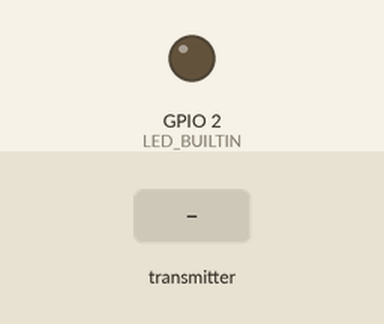
This program was run on a simulated ESP32. Shown: output pins drawn as LEDs (lit = HIGH). The inputs (shaded band) are chosen by the test bench. Random numbers use the default seed unless the program sets one; what the program prints to the serial monitor is not drawn.

Above: at 1.2 s.
1.3 s: the transmitter starts sending msgType = 0
At 32.2 s:
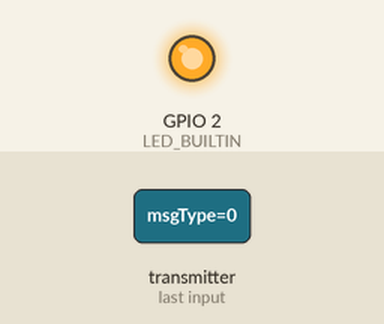
Timing chart, 0 to 32.7 s (numbered marks = the images above; inputs shaded):
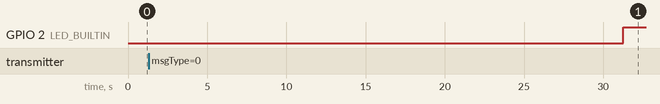

Measured:
- after the input at 1.3 s, GPIO 2 (LED_BUILTIN): LOW → HIGH after 30.0 s

The program:

main.cpp
```cpp
#include <Arduino.h>
#include <esp_now.h>
#include <esp_wifi.h>
#include <WiFi.h>
#include <EEPROM.h>


#define MAX_CHANNEL 11

uint8_t Broadcast[] = {0xFF,0xFF,0xFF,0xFF,0xFF,0xFF};

enum PairingStatus {NOT_PAIRED, PAIR_REQUEST, PAIR_REQUESTED, PAIR_PAIRED,};
PairingStatus pairingStatus = NOT_PAIRED;

enum MessageType {PAIRING, DATA,};
MessageType messageType;

enum DeviceType {MESTRE, UMIDADE, TEMPERATURA, NIVEL};
DeviceType DeviceType = UMIDADE;

typedef struct struct_message {
  uint8_t msgType;
  uint8_t Device_Type;
  float temp;
  float hum;
  bool on_off;
} struct_message;
struct_message DataSent;
struct_message DataRecv;

typedef struct struct_pairing {
    uint8_t msgType;
    uint8_t Device_Type;
    uint8_t macAddr[6];
    uint8_t channel;
} struct_pairing;
struct_pairing pairingData;

#ifdef SAVE_CHANNEL
  int lastChannel;
#endif
uint8_t channel = 1;

unsigned long currentMillis = millis();
unsigned long previousMillis = 0;   // Stores last time temperature was published
const long interval = 30000;        // Interval at which to publish sensor readings
bool led_state_ant = false;

void addPeer(const uint8_t *mac_addr, uint8_t chan)
{
  esp_now_peer_info_t peer;
  ESP_ERROR_CHECK(esp_wifi_set_channel(chan ,WIFI_SECOND_CHAN_NONE));
  esp_now_del_peer(mac_addr);
  memset(&peer, 0, sizeof(esp_now_peer_info_t));
  peer.channel = chan;
  peer.encrypt = 0;
  memcpy(peer.peer_addr, mac_addr, sizeof(uint8_t [6]));
  esp_err_t addStatus = esp_now_add_peer(&peer);
  if (addStatus == ESP_OK) {
    Serial.println("Pareado");
  }
  else
  {
    Serial.println("Falha ao parear");
  }
  memcpy(Broadcast, mac_addr, sizeof(uint8_t[6]));
}

void OnDataSent(const uint8_t *mac_addr, esp_now_send_status_t status) {
}

void OnDataRecv(const uint8_t * mac_addr, const uint8_t *Data, int len) {
  uint8_t type = Data[0];
  switch (type)
  {
    case DATA:
      memcpy(&DataRecv, Data, sizeof(DataRecv));
      break;

    case PAIRING:    // we received pairing data from server
      memcpy(&pairingData, Data, sizeof(pairingData));
      if (pairingData.Device_Type == MESTRE)
      {
        addPeer(pairingData.macAddr, pairingData.channel); // add the server  to the peer list
        #ifdef SAVE_CHANNEL
          lastChannel = pairingData.channel;
          EEPROM.write(0, pairingData.channel);
          EEPROM.commit();
        #endif
        pairingStatus = PAIR_PAIRED;             // set the pairing status
      }
      break;
  }
}

PairingStatus autoPairing(){
  switch(pairingStatus)
  {
    case PAIR_REQUEST:
      // set WiFi channel
      ESP_ERROR_CHECK(esp_wifi_set_channel(channel,  WIFI_SECOND_CHAN_NONE));
      if (esp_now_init() != ESP_OK) {
      }
      esp_now_register_send_cb(OnDataSent);
      esp_now_register_recv_cb(OnDataRecv);
      pairingData.msgType = PAIRING;
      pairingData.Device_Type = DeviceType;
      pairingData.channel = channel;
      addPeer(Broadcast, channel);
      esp_now_send(Broadcast, (uint8_t *) &pairingData, sizeof(pairingData));
      previousMillis = millis();
      pairingStatus = PAIR_REQUESTED;
    break;

    case PAIR_REQUESTED:
      // time out to allow receiving response from server
      currentMillis = millis();
      if(currentMillis - previousMillis > 250) {
        previousMillis = currentMillis;
        // time out expired,  try next channel
        channel ++;
        if (channel > MAX_CHANNEL){
          channel = 1;
        }
        pairingStatus = PAIR_REQUEST;
      }
    break;

    case PAIR_PAIRED:
      Serial.println("pareado");

    break;
  }
  return pairingStatus;
}

void setup() {
  Serial.begin(115200);
  pinMode(LED_BUILTIN, OUTPUT);
  WiFi.mode(WIFI_STA);
  WiFi.disconnect();

  #ifdef SAVE_CHANNEL
    EEPROM.begin(10);
    lastChannel = EEPROM.read(0);
    if (lastChannel >= 1 && lastChannel <= MAX_CHANNEL) {
      channel = lastChannel;
    }
  #endif
  pairingStatus = PAIR_REQUEST;
}

void loop()
{
  if (autoPairing() == PAIR_PAIRED) {
    unsigned long currentMillis = millis();
    if (currentMillis - previousMillis >= interval)
    {
      // Save the last time a new reading was published

      if(led_state_ant == true) digitalWrite(LED_BUILTIN, false), led_state_ant = false;
      else digitalWrite(LED_BUILTIN, true), led_state_ant = true;
      previousMillis = currentMillis;
      DataSent.msgType = DATA;
      DataSent.Device_Type = DeviceType;
      DataSent.hum = random(100);
      esp_now_send(Broadcast, (uint8_t *) &DataSent, sizeof(DataSent));
    }
  }
}
```
